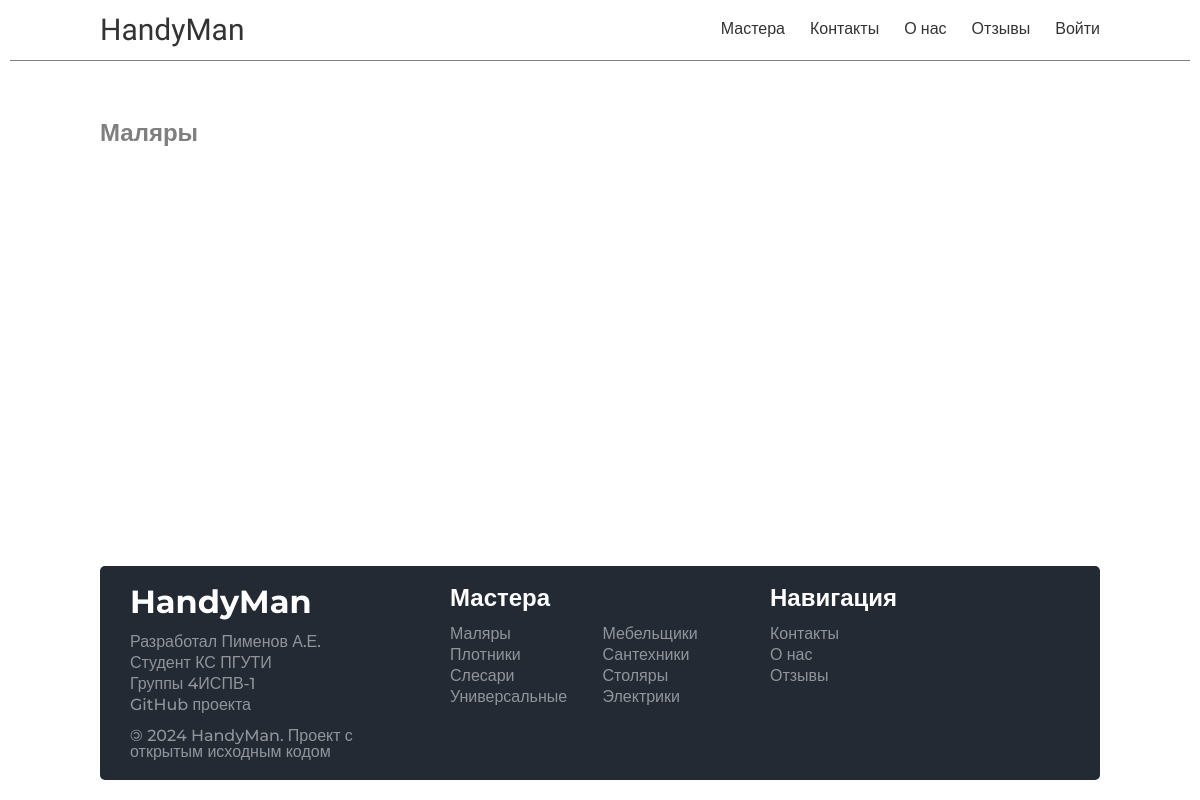
/masters/malyary/, run on an earlier commit of the app's database.
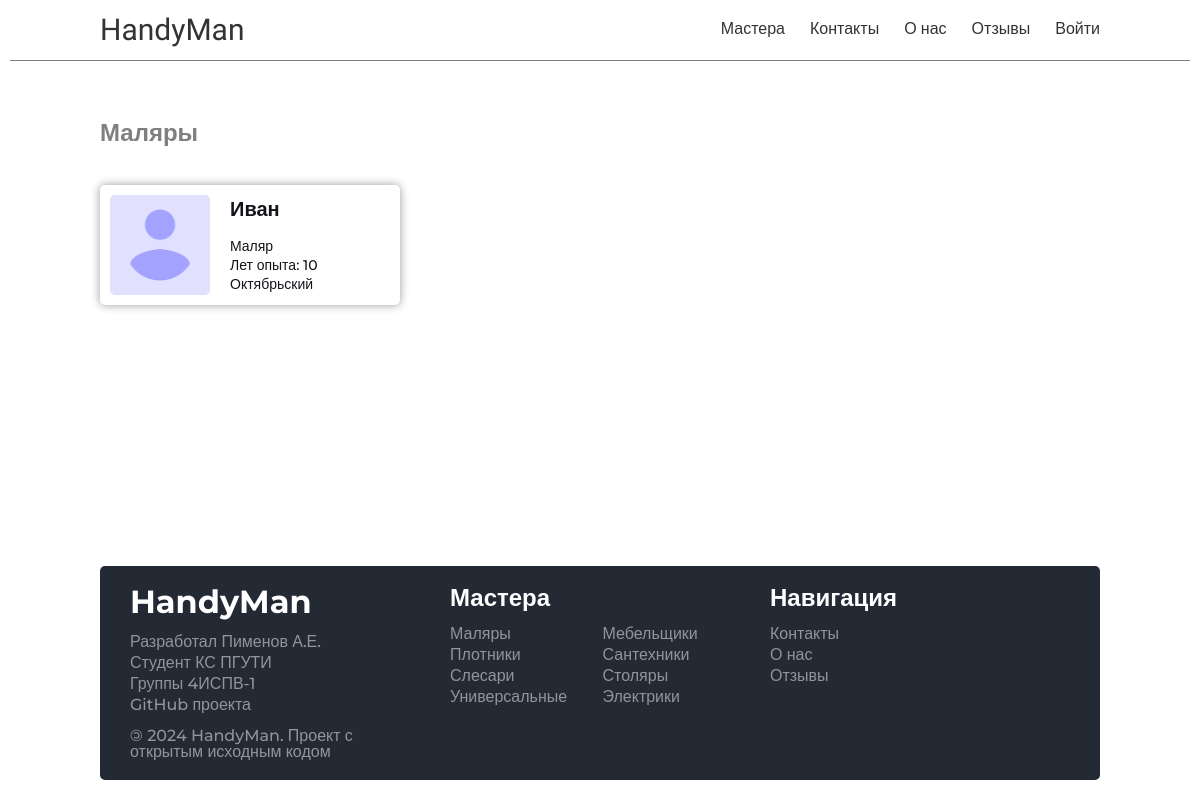
And on a later commit of the database.
### handyman/models.py (models this page shows, shortened)
class Skills(models.Model):
    id = models.UUIDField(primary_key=True, default=uuid.uuid4, editable=False)
    name = models.CharField(max_length=100)
    cat_name = models.CharField(
        max_length=100
    )
    slug = models.CharField(max_length=100, unique=True)
    image = models.ImageField(upload_to='skills/images', blank=True, null=True)
    created_at = models.DateTimeField(auto_now_add=True)
    class Meta:
        ordering = ['cat_name']

class Master(models.Model):
    id = models.UUIDField(primary_key=True, default=uuid.uuid4, editable=False)
    name = models.CharField(max_length=100)
    skill = models.ForeignKey(
        to="Skills", on_delete=models.PROTECT, blank=True, null=True
    )
    workarea = models.ForeignKey(
        to="Workarea", on_delete=models.PROTECT, blank=True, null=True
    )
    image = models.ImageField(upload_to='masters/images')
    experience = models.IntegerField(default=10)
    created_at = models.DateTimeField(auto_now_add=True)
    def get_absolute_url(self):
        return reverse('master_page', args=[self.skill.slug, self.id])

class Workarea(models.Model):
    id = models.UUIDField(primary_key=True, default=uuid.uuid4, editable=False)
    name = models.CharField(max_length=100)
    created_at = models.DateTimeField(auto_now_add=True)
    def __str__(self):
        return str(self.name)

### handyman/views.py (the view)
# urls.py: path('masters/<slug:skill_slug>/', views.show_masters, name='masters_type'),
def show_masters(request, skill_slug):
    skill = get_object_or_404(Skills, slug=skill_slug)
    masters = Master.objects.filter(skill=skill)
    data = {
        "title": skill.cat_name,
        "skill": skill,
        "masters": masters,
    }
    return render(request, "handyman/pages/master_pages/mastertype.html", context=data)

### handyman/templatetags/custom_tags.py (called while the page is built)
@register.simple_tag
def get_all_skills():
    return Skills.objects.all()

### handyman/templates/handyman/pages/master_pages/mastertype.html
{% extends "base.html" %}
{% block content %}
    {% include "handyman/include/header.html" %}
    <div class="main-container">
        <div class="main">
            <div class="main-block">
                <h2>{{ skill.cat_name }}</h2>
                <div class="grid-block">
                    {% for master in masters %}
                        <div class="card"
                             onclick="document.location.href='{{ master.get_absolute_url }}'">
                            {% if master.image %}
                                <img src="{{ master.image.url }}" alt="{{ master.name }}" style="border-radius: 5px"/>
                            {% else %}
                                <img src="https://placehold.co/150x150" alt="Изображение отсутствует"/>
                            {% endif %}
                            <div class="card-text">
                                <h3>{{ master.name }}</h3>
                                <ul>
                                    <li>{{ master.skill.name }}</li>
                                    <li>Лет опыта: {{ master.experience }}</li>
                                    <li>{{ master.workarea }}</li>
                                </ul>
                            </div>
                        </div>
                    {% endfor %}
                </div>
            </div>
        </div>
    </div>
    {% include "handyman/include/footer.html" %}
{% endblock content %}

### handyman/templates/handyman/include/footer.html
{% load custom_tags %}
<div class="footer-container">
    <div class="footer">
        <div class="footer-block">
            <h2>HandyMan</h2>
            <ul class="mt-20">
                <li>Разработал Пименов А.Е.</li>
                <li>Студент КС ПГУТИ</li>
                <li>Группы 4ИСПВ-1</li>
                <li>
                    <a href="https://github.com/binido/Course-work">GitHub проекта</a>
                </li>
                <li>
                    <span>&copy;</span> 2024 HandyMan. Проект с открытым исходным кодом
                </li>
            </ul>
        </div>
        <div class="footer-block">
            <h3>Мастера</h3>
            <ul class="grid-ul">
                {% get_all_skills as skills %}
                {% for skill in skills %}
                    <li><a href="{% url 'masters_type' skill.slug %}">{{ skill.cat_name }}</a></li>
                {% empty %}
                    <li>Нет доступных мастеров</li>
                {% endfor %}
            </ul>
        </div>
        <div class="footer-block">
            <h3>Навигация</h3>
            <ul>
                <li><a href="{% url 'contacts' %}">Контакты</a></li>
                <li><a href="{% url 'about' %}">О нас</a></li>
                <li><a href="{% url 'feedbacks' %}">Отзывы</a></li>
            </ul>
        </div>
    </div>
</div>

What changed in the data, as far as the page shows it:
added Master: image (picture), name "Иван", skill.name "Маляр", experience "10", workarea "Октябрьский"
